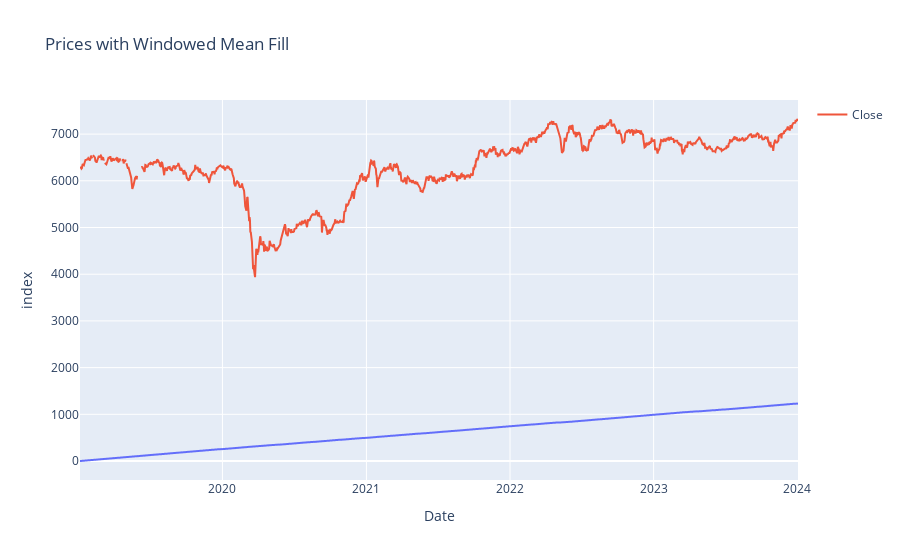

Here is the notebook cell this chart was saved with:
### Markdown cell above
## Visualisasi Dataset

### Code cell
# Show the first few rows
stock_ihsg.show()

# Show the bottom rows
bottom_rows = stock_ihsg.orderBy('Date', ascending=False).limit(5)
bottom_rows.show()

interactive_plot(stock_ihsg, 'Prices with Windowed Mean Fill')

### Figure 1 — Plotly figure (JSON) as saved in the notebook; plotly's stock layout.template omitted (floating-point values rounded to 4 significant figures; data arrays with more than 128 entries replaced by an {"elided": "..."} marker saying what was removed)
{"data": [{"hovertemplate": "Date=%{x}<br>index=%{y}<extra></extra>", "legendgroup": "", "line": {"color": "#636efa", "dash": "solid"}, "marker": {"symbol": "circle"}, "mode": "lines", "name": "", "showlegend": false, "type": "scattergl", "x": {"elided": "1231 str values"}, "xaxis": "x", "y": {"elided": "1231 int values"}, "yaxis": "y"}, {"name": "Close", "type": "scatter", "x": {"elided": "1231 str values"}, "y": {"elided": "1231 str values"}}], "layout": {"legend": {"tracegroupgap": 0}, "title": {"text": "Prices with Windowed Mean Fill"}, "xaxis": {"anchor": "y", "domain": [0, 1], "title": {"text": "Date"}}, "yaxis": {"anchor": "x", "domain": [0, 1], "title": {"text": "index"}}}}
